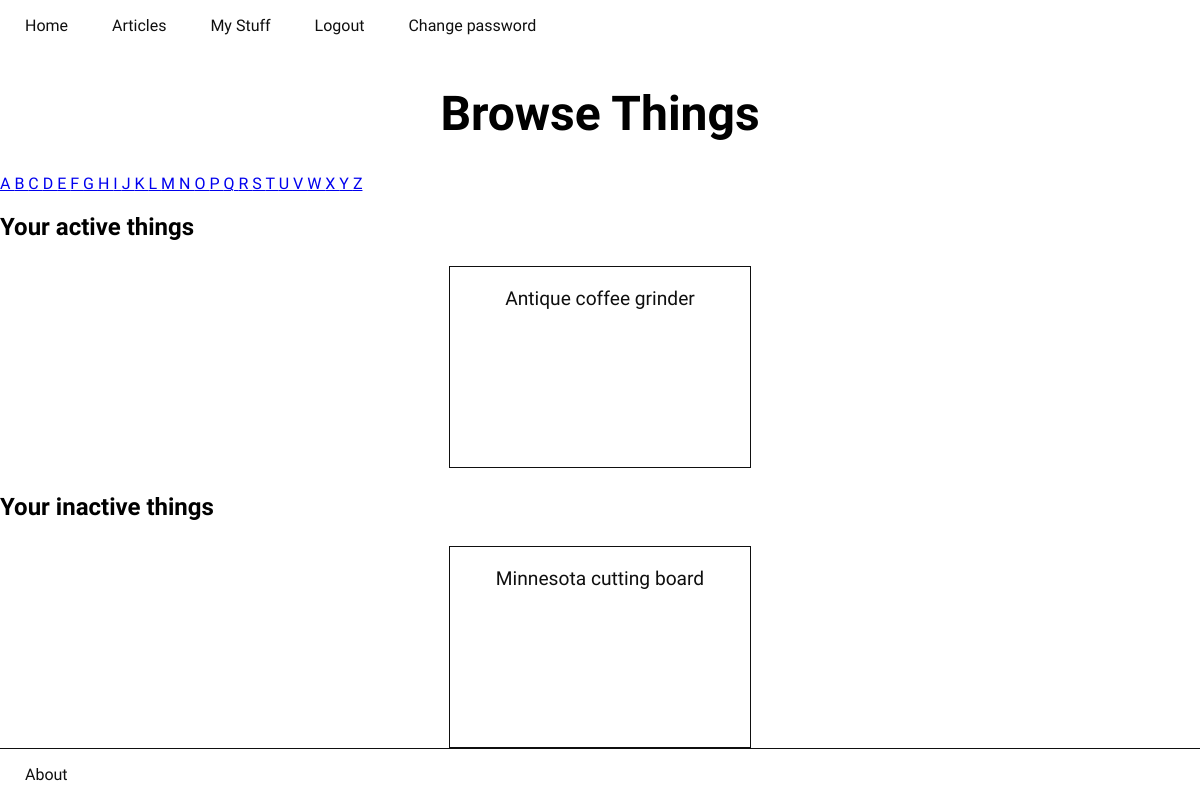
Before: /browse/name/ (signed in) with the older database file.
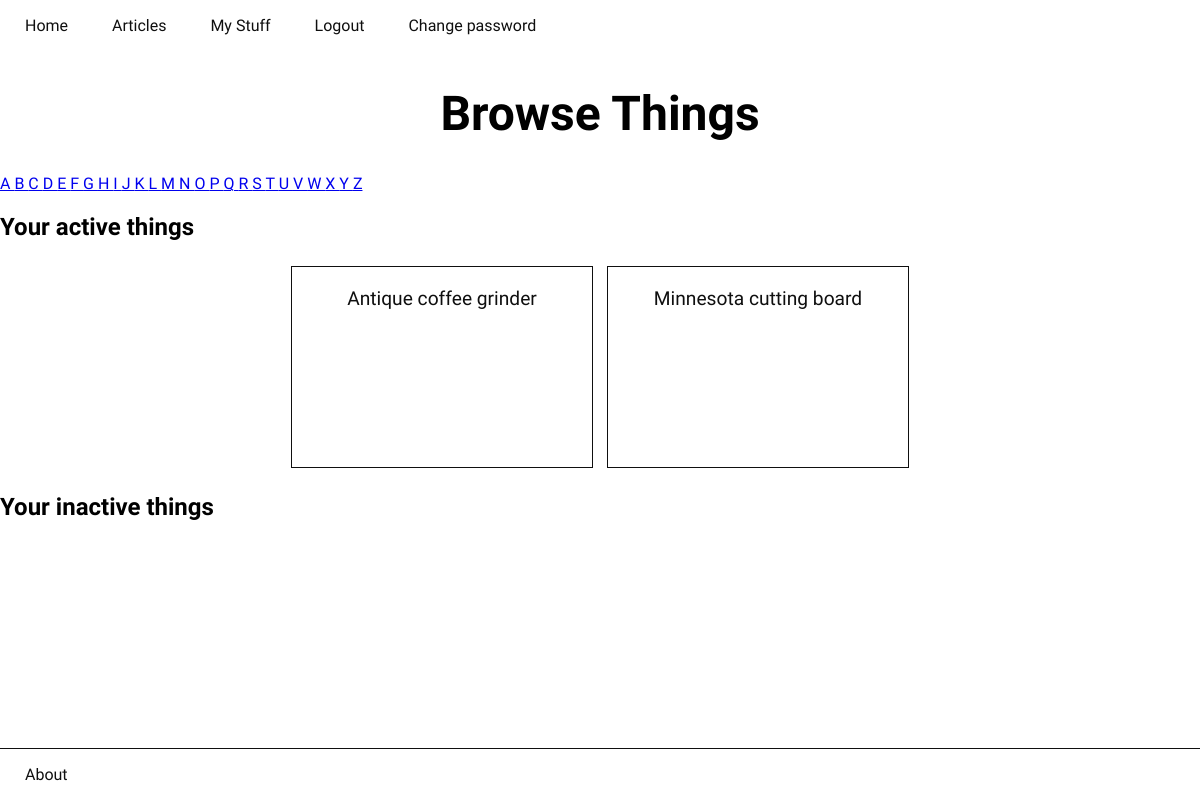
After: the same page with the newer database file.
### inventory/models.py (models this page shows, shortened)
class Timestamp(models.Model):
	created = models.DateTimeField(auto_now_add=True)
	updated = models.DateTimeField(auto_now=True)
	class Meta:
		abstract = True

class Thing(Timestamp):
	name = models.CharField(max_length=255)
	description = models.TextField()
	slug = models.SlugField(unique=True)
	user = models.ForeignKey(User, blank=True, null=True)
	active = models.BooleanField(default=True)

### inventory/views.py (the view)
@login_required
def browse_by_name(request, initial=None):
	number = Thing.objects.filter(user__exact=request.user).count()
	if initial:
		things = Thing.objects.filter(user__exact=request.user).filter(
			name__istartswith=initial).order_by('name')
	else:
		things = Thing.objects.filter(user__exact=request.user).order_by('name')
	return render(request, 'search/search.html', {
		'things': things,
		'initial': initial
	})

### inventory/templates/search/search.html (shortened to what this page needs)
{% extends 'base.html' %}
{% block content %}
	<h1>
		Browse Things
	</h1>
	{% for letter in 'abcdefghijklmnopqrstuvwxyz' %}
	<a href="{% url 'browse_by_name' initial=letter %}"
		{% if initial == letter %}class="active"{% endif %}>
		{{ letter|upper }}
	</a>
	{% endfor %}
	<h2>Your active things</h2>
<ul class="things-list">
{% for thing in things %}
	{% if thing.active == True %}
		<a href="{% url 'thing_detail' slug=thing.slug %}">
			<li class="things-list-item">
				<div class="thing-name">
					{{ thing.name }}
				</div>
			</li>
		</a>
	{% endif %}
{% empty %}
	<li>No active things</li>
{% endfor %}
</ul>
<h2>Your inactive things</h2>
<ul class="things-list">
{% for thing in things %}
	{% if thing.active == False %}
		<a href="{% url 'thing_detail' slug=thing.slug %}">
			<li class="things-list-item">
				<div class="thing-name">
					{{ thing.name }}
				</div>
			</li>
		</a>
	{% endif %}
{% endfor %}
</ul>
{% endblock content %}

Changed rows visible on the page:
changed Thing "Minnesota cutting board": moves from the list under "Your inactive things" to the list under "Your active things"
